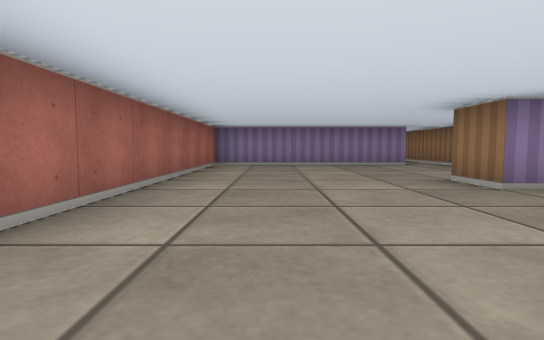
[1] (above)

12 first-person views from a walk through a cub3D maze. The camera is about half as high as the walls, tilts 4° down and sees 80° across. The floor is counted in squares. Each view is taken from the middle of a square. On the plan, view 1 faces up. The plan holds only what a view shows up to about 9 squares ahead; the rest is blank.

[2]
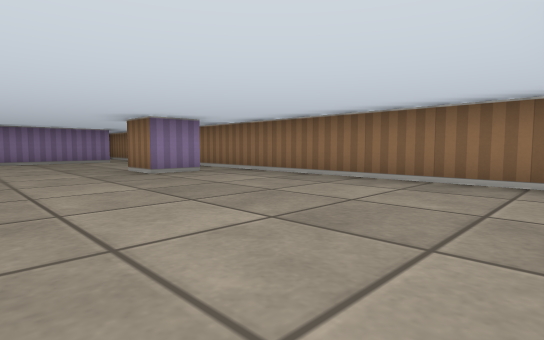

[3]
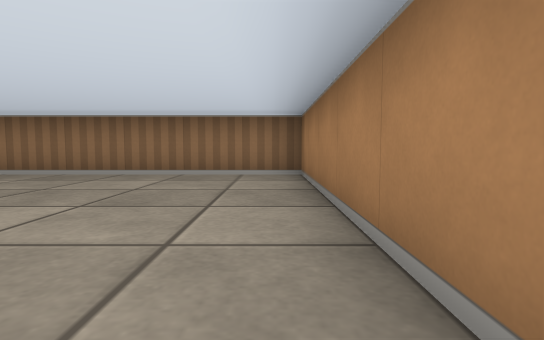

[4]
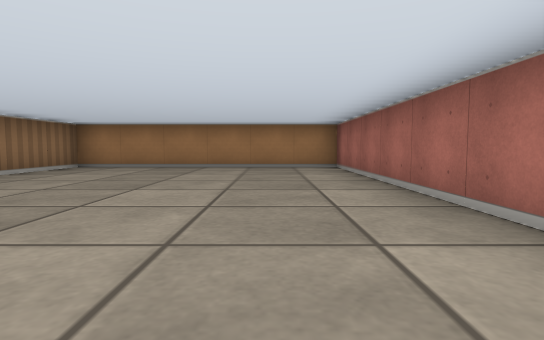

[5]
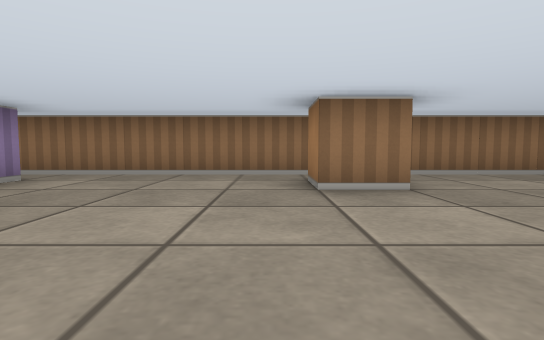

[6]
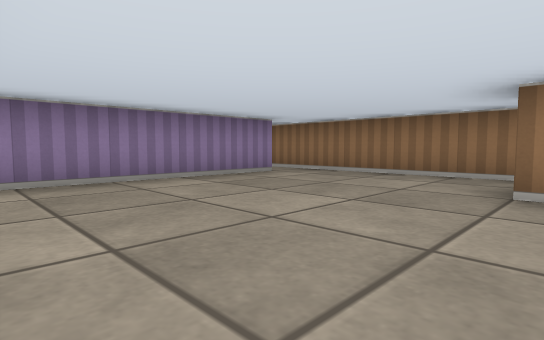

[7]
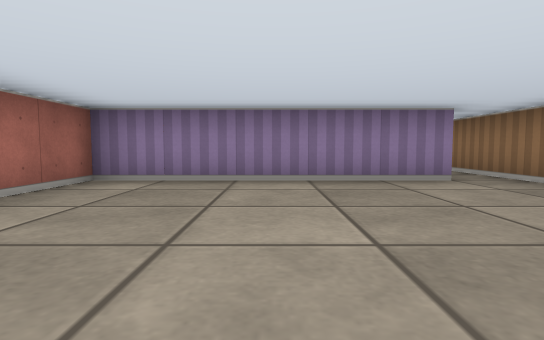

[8]
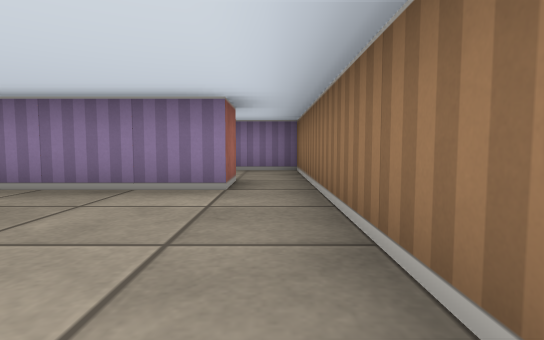

[9]
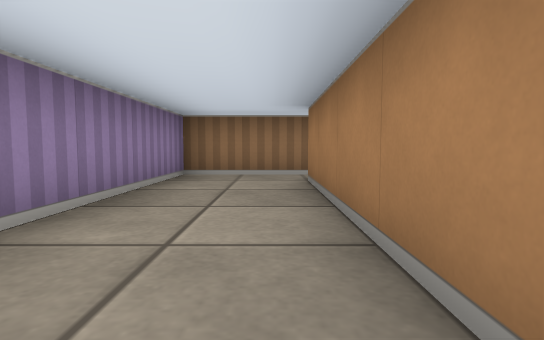

[10]
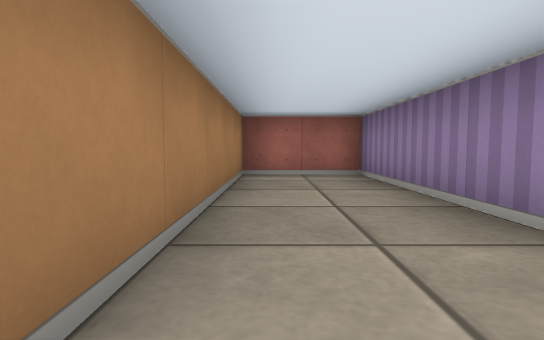

[11]
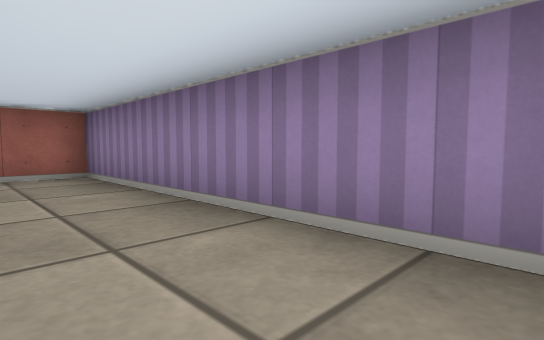

[12]
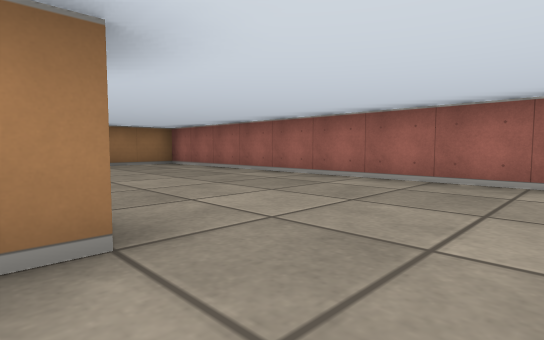

### Floor plan
Ten units are one square. View 1 is at (0, 0); x grows to the right and y downward. Boxes are objects, and circles mark ways between rooms. Rooms are numbered by the first view taken in them; rooms with no view inside come last. Other rooms are left out.
<svg viewBox="-20 -120 70 150">
<path fill="none" stroke="#000" d="M35 -35 25 -35 25 -45 35 -45M35 -85 -15 -85 -15 25 45 25 45 -85M45 -85 45 -115 -15 -115 -15 -95 35 -95 35 -85"/>
<circle cx="40" cy="-90" r="3" fill="#2a7"/>
<text x="10" y="-30">1</text>
<text x="20" y="-100">2</text>
</svg>
Room 1 opens to room 2.

Where each view was taken, in squares from view 1:
view 1: 0 up, 0 right, facing up
view 2: 2 down, 0 right, facing up-right
view 3: 2 down, 1 left, facing right
view 4: 5 up, 0 right, facing down
view 5: 5 up, 1 left, facing right
view 6: 4 up, 1 left, facing up-right
view 7: 4 up, 1 right, facing up
view 8: 5 up, 4 right, facing up
view 9: 10 up, 1 left, facing right
view 10: 10 up, 4 right, facing left
view 11: 10 up, 4 right, facing up-left
view 12: 6 up, 3 right, facing down-left
